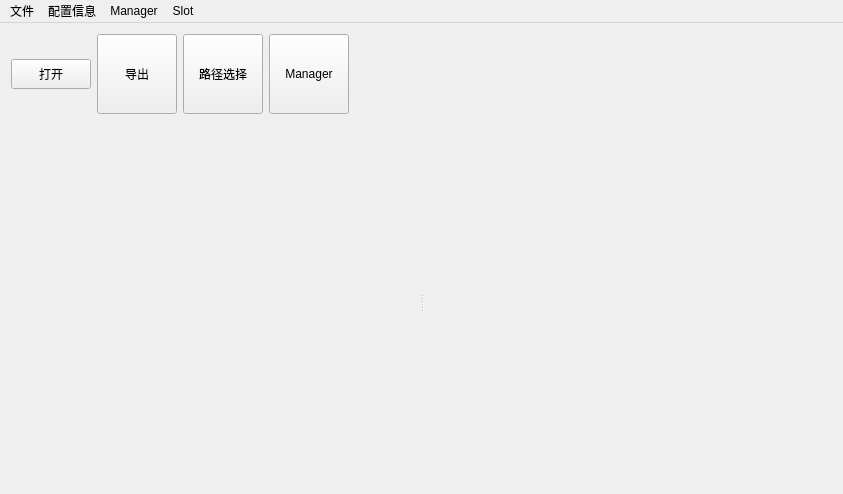
<?xml version="1.0" encoding="UTF-8"?>
<ui version="4.0">
 <class>KFileEdtitorClass</class>
 <widget class="QMainWindow" name="KFileEdtitorClass">
  <property name="geometry">
   <rect>
    <x>0</x>
    <y>0</y>
    <width>843</width>
    <height>494</height>
   </rect>
  </property>
  <property name="windowTitle">
   <string>激发仿真软件</string>
  </property>
  <widget class="QWidget" name="centralWidget">
   <layout class="QVBoxLayout" name="verticalLayout_2">
    <item>
     <layout class="QHBoxLayout" name="horizontalLayout_2">
      <item>
       <widget class="QPushButton" name="btnOpen">
        <property name="sizePolicy">
         <sizepolicy hsizetype="Fixed" vsizetype="Fixed">
          <horstretch>0</horstretch>
          <verstretch>0</verstretch>
         </sizepolicy>
        </property>
        <property name="minimumSize">
         <size>
          <width>20</width>
          <height>30</height>
         </size>
        </property>
        <property name="baseSize">
         <size>
          <width>0</width>
          <height>0</height>
         </size>
        </property>
        <property name="text">
         <string>打开</string>
        </property>
        <property name="iconSize">
         <size>
          <width>0</width>
          <height>0</height>
         </size>
        </property>
       </widget>
      </item>
      <item>
       <widget class="QPushButton" name="btnSave">
        <property name="minimumSize">
         <size>
          <width>30</width>
          <height>80</height>
         </size>
        </property>
        <property name="text">
         <string>导出</string>
        </property>
       </widget>
      </item>
      <item>
       <widget class="QPushButton" name="btnSetting">
        <property name="minimumSize">
         <size>
          <width>30</width>
          <height>80</height>
         </size>
        </property>
        <property name="text">
         <string>路径选择</string>
        </property>
       </widget>
      </item>
      <item>
       <widget class="QPushButton" name="btnOpenDyna">
        <property name="minimumSize">
         <size>
          <width>30</width>
          <height>80</height>
         </size>
        </property>
        <property name="text">
         <string>Manager</string>
        </property>
       </widget>
      </item>
      <item>
       <spacer name="horizontalSpacer">
        <property name="orientation">
         <enum>Qt::Horizontal</enum>
        </property>
        <property name="sizeHint" stdset="0">
         <size>
          <width>40</width>
          <height>20</height>
         </size>
        </property>
       </spacer>
      </item>
     </layout>
    </item>
    <item>
     <layout class="QHBoxLayout" name="horizontalLayout_3">
      <item>
       <widget class="QSplitter" name="splitter">
        <property name="orientation">
         <enum>Qt::Horizontal</enum>
        </property>
        <widget class="QWidget" name="verticalLayoutWidget">
         <layout class="QVBoxLayout" name="verticalLayout"/>
        </widget>
        <widget class="QWidget" name="horizontalLayoutWidget_3">
         <layout class="QHBoxLayout" name="horizontalLayout_4"/>
        </widget>
       </widget>
      </item>
     </layout>
    </item>
   </layout>
  </widget>
  <widget class="QMenuBar" name="menuBar">
   <property name="geometry">
    <rect>
     <x>0</x>
     <y>0</y>
     <width>843</width>
     <height>23</height>
    </rect>
   </property>
   <widget class="QMenu" name="menu">
    <property name="title">
     <string>文件</string>
    </property>
    <addaction name="actionOpen"/>
    <addaction name="actionSave"/>
   </widget>
   <widget class="QMenu" name="menu_2">
    <property name="title">
     <string>配置信息</string>
    </property>
    <addaction name="actionSetting"/>
   </widget>
   <widget class="QMenu" name="menuManager">
    <property name="title">
     <string>Manager</string>
    </property>
    <addaction name="actionOpenDyna"/>
    <addaction name="actionDynaClose"/>
   </widget>
   <widget class="QMenu" name="menuSlot">
    <property name="title">
     <string>Slot</string>
    </property>
   </widget>
   <addaction name="menu"/>
   <addaction name="menu_2"/>
   <addaction name="menuManager"/>
   <addaction name="menuSlot"/>
  </widget>
  <action name="actionOpen">
   <property name="text">
    <string>打开</string>
   </property>
  </action>
  <action name="actionSave">
   <property name="text">
    <string>导出</string>
   </property>
  </action>
  <action name="menuDemo">
   <property name="text">
    <string>Demo</string>
   </property>
  </action>
  <action name="actionSetting">
   <property name="text">
    <string>路径选择</string>
   </property>
  </action>
  <action name="actionDyna">
   <property name="text">
    <string>manager</string>
   </property>
  </action>
  <action name="actionOpenDyna">
   <property name="text">
    <string>Open</string>
   </property>
  </action>
  <action name="actionDynaClose">
   <property name="text">
    <string>close</string>
   </property>
  </action>
 </widget>
 <layoutdefault spacing="6" margin="11"/>
 <resources>
  <include location="SurfaceDyna.qrc"/>
 </resources>
 <connections/>
</ui>
